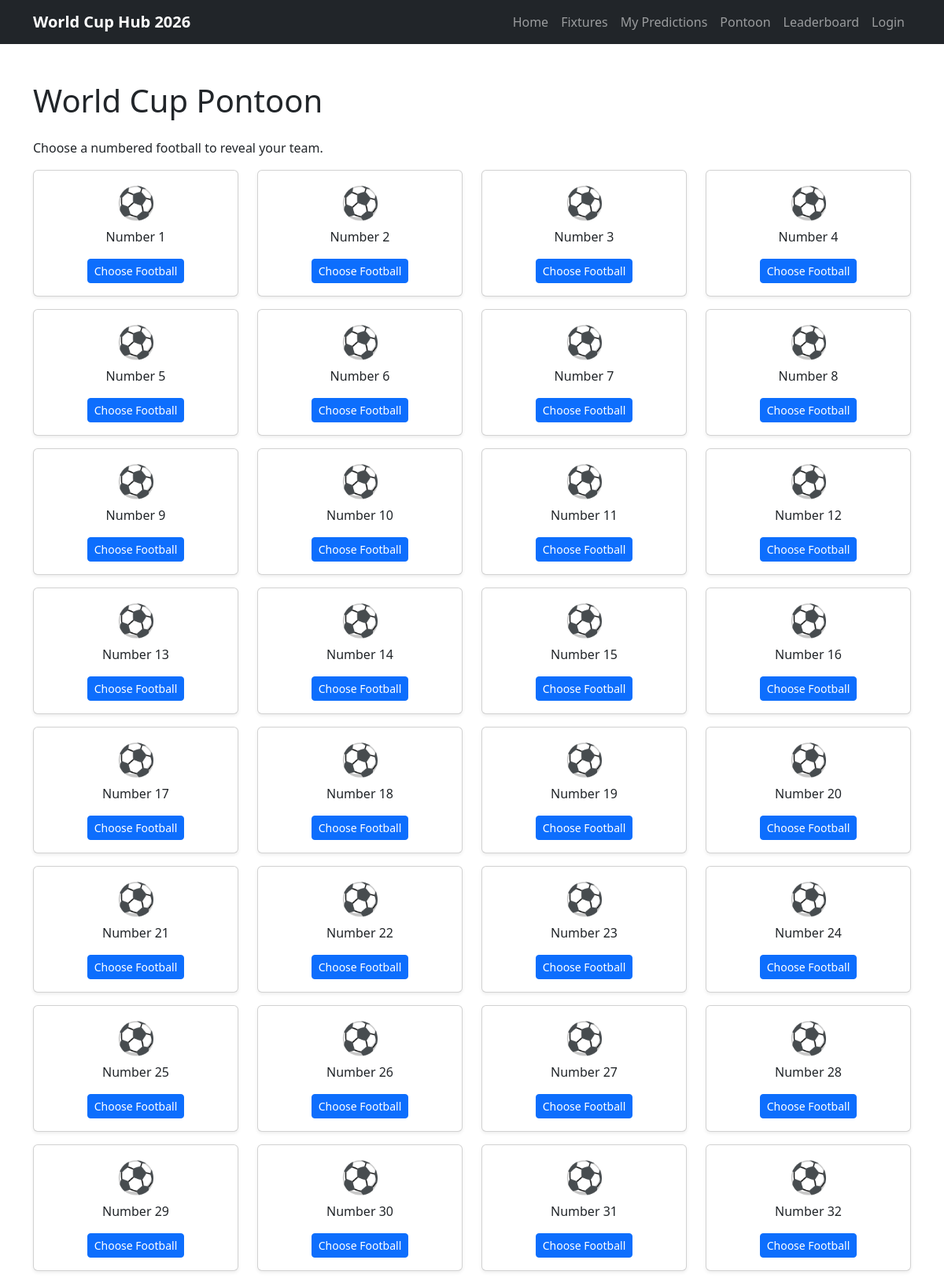
The app's page /pontoon/ (upper part) with its own data.
### pontoon/models.py (models this page shows, shortened)
class PontoonBall(models.Model):
    number = models.PositiveIntegerField(unique=True)
    team = models.OneToOneField(
        Team,
        on_delete=models.SET_NULL,
        null=True,
        blank=True
    )
    selected_by = models.OneToOneField(
        User,
        on_delete=models.SET_NULL,
        null=True,
        blank=True
    )
    score = models.IntegerField(
        default=0
    )
    busted = models.BooleanField(
        default=False
    )

### pontoon/views.py (the view)
# urls.py: path("", views.pontoon_home, name="pontoon_home"),
def pontoon_home(request):
    balls = PontoonBall.objects.all().order_by("number")
    selected_ball = None
    if request.user.is_authenticated:
        selected_ball = PontoonBall.objects.filter(
            selected_by=request.user
        ).first()
    context = {
        "balls": balls,
        "selected_ball": selected_ball,
    }
    return render(request, "pontoon/pontoon_home.html", context)

### pontoon/templates/pontoon/pontoon_home.html (shortened to what this page needs)
{% extends "base.html" %} {% block title %} Pontoon | World Cup Hub 2026 {% endblock %} {% block content %}
<section class="container py-5">
  <h1 class="mb-4">World Cup Pontoon</h1>
  <p>Choose a numbered football to reveal your team.</p>
  <div class="row">
    {% for ball in balls %}
    <div class="col-6 col-md-3 mb-3">
      <div class="card text-center shadow-sm">
        <div class="card-body">
          {% if ball.selected_by %}
          <h2 class="h5">{{ ball.team }}</h2>
          <p class="mb-0">Taken by {{ ball.selected_by.username }}</p>
          {% else %}
          <h2 class="display-6">⚽</h2>
          <p>Number {{ ball.number }}</p>
          <a href="{% url 'select_ball' ball.id %}" class="btn btn-primary btn-sm"> Choose Football </a>
          {% endif %}
        </div>
      </div>
    </div>
    {% endfor %}
  </div>
</section>
{% endblock %}

### records on screen
PontoonBall: number "1"
PontoonBall: number "2"
PontoonBall: number "3"
PontoonBall: number "4"
PontoonBall: number "5"
PontoonBall: number "6"
PontoonBall: number "7"
PontoonBall: number "8"
PontoonBall: number "9"
PontoonBall: number "10"
PontoonBall: number "11"
PontoonBall: number "12"
PontoonBall: number "13"
PontoonBall: number "14"
PontoonBall: number "15"
PontoonBall: number "16"
PontoonBall: number "17"
PontoonBall: number "18"
PontoonBall: number "19"
PontoonBall: number "20"
PontoonBall: number "21"
PontoonBall: number "22"
PontoonBall: number "23"
PontoonBall: number "24"
PontoonBall: number "25"
PontoonBall: number "26"
PontoonBall: number "27"
PontoonBall: number "28"
PontoonBall: number "29"
PontoonBall: number "30"
PontoonBall: number "31"
PontoonBall: number "32"
